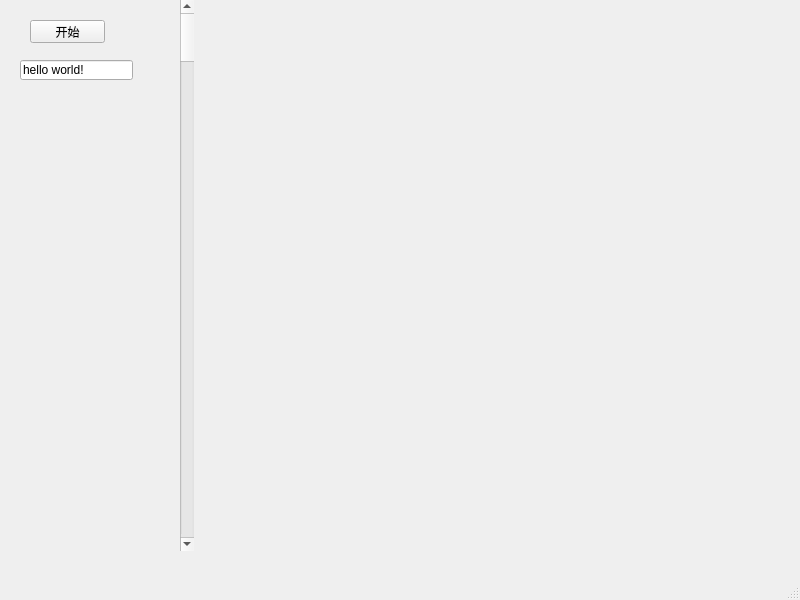
<?xml version="1.0" encoding="UTF-8"?>
<ui version="4.0">
 <class>MainWindow</class>
 <widget class="QMainWindow" name="MainWindow">
  <property name="geometry">
   <rect>
    <x>0</x>
    <y>0</y>
    <width>800</width>
    <height>600</height>
   </rect>
  </property>
  <property name="windowTitle">
   <string>MainWindow</string>
  </property>
  <widget class="QWidget" name="centralwidget">
   <widget class="QWidget" name="verticalLayoutWidget">
    <property name="geometry">
     <rect>
      <x>180</x>
      <y>0</y>
      <width>611</width>
      <height>551</height>
     </rect>
    </property>
    <layout class="QVBoxLayout" name="verticalLayout">
     <item>
      <widget class="QScrollBar" name="verticalScrollBar">
       <property name="orientation">
        <enum>Qt::Vertical</enum>
       </property>
      </widget>
     </item>
    </layout>
   </widget>
   <widget class="QPushButton" name="pushButton">
    <property name="geometry">
     <rect>
      <x>30</x>
      <y>20</y>
      <width>75</width>
      <height>23</height>
     </rect>
    </property>
    <property name="text">
     <string>开始</string>
    </property>
   </widget>
   <widget class="QLineEdit" name="lineEdit">
    <property name="geometry">
     <rect>
      <x>20</x>
      <y>60</y>
      <width>113</width>
      <height>20</height>
     </rect>
    </property>
    <property name="text">
     <string>hello world!</string>
    </property>
   </widget>
  </widget>
  <widget class="QMenuBar" name="menubar">
   <property name="geometry">
    <rect>
     <x>0</x>
     <y>0</y>
     <width>800</width>
     <height>23</height>
    </rect>
   </property>
  </widget>
  <widget class="QStatusBar" name="statusbar"/>
 </widget>
 <resources/>
 <connections/>
</ui>
